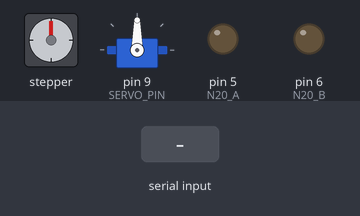
A sketch run on a simulated Arduino Uno, built with avr-gcc and run on an emulated ATmega328P. Parts: stepper motor, servo, output pins drawn as LEDs (lit = HIGH). Wiring (inferred from the names in the program): stepper motor driver (200 steps per turn assumed): step pin 3; direction pin 2; enable pin 8. Inputs (shaded band) come from the test bench. Pins used as bus, display or sensor lines are not drawn.

Above: at 1.2 s.
1.3 s: "<R,45>" received over Serial
At 1.45 s:
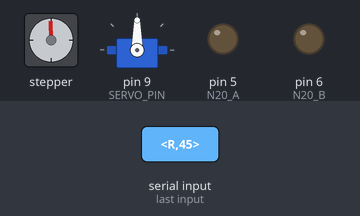
4.3 s: "<H,45>" received over Serial
At 4.46 s:
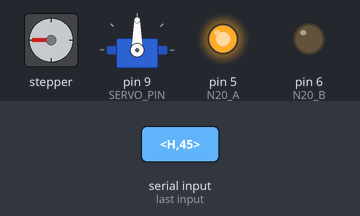
7.3 s: "<T,45>" received over Serial
At 7.47 s:
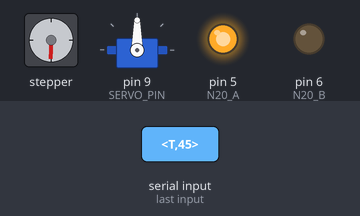
10.3 s: "<S,45>" received over Serial
At 10.6 s:
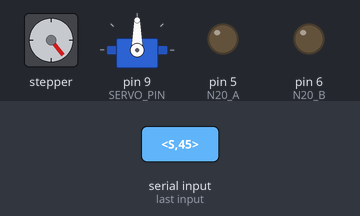
11.8 s: "<R,45>" received over Serial
At 11.95 s:
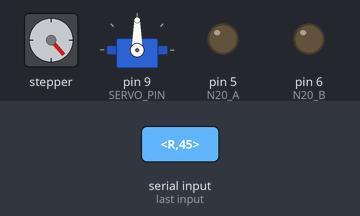
14.8 s: "<H,45>" received over Serial
At 14.96 s:
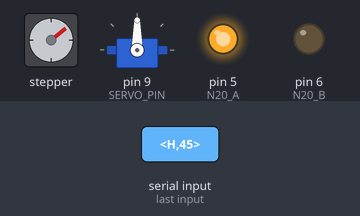
Timing chart, 0 to 24.1 s (numbered marks = the images above; inputs shaded):
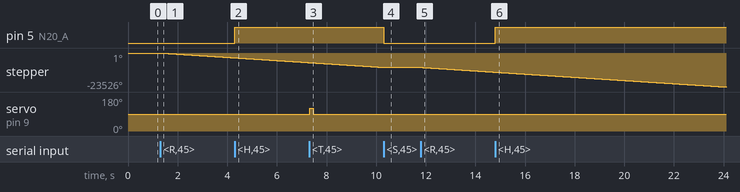

The sketch:

arduino_stand.ino
```cpp
#include <Servo.h>

const int N20_A = 5;
const int N20_B = 6;
const int STEP_PIN = 3;
const int DIR_PIN = 2;
const int SERVO_PIN = 9;
const int EN_PIN = 8;
Servo tiltServo;

int stepDirection = 0;  // 0=정지, 1=CW, -1=CCW

unsigned long servoStartTime = 0;
bool isServoMoving = false;

String inputString = "";
bool stringComplete = false;

void setup() {
  Serial.begin(115200);
  pinMode(N20_A, OUTPUT);
  pinMode(N20_B, OUTPUT);
  digitalWrite(N20_A, LOW);
  digitalWrite(N20_B, LOW);
  pinMode(STEP_PIN, OUTPUT);
  pinMode(DIR_PIN, OUTPUT);
  pinMode(EN_PIN, OUTPUT);
  digitalWrite(EN_PIN, LOW);
  tiltServo.attach(SERVO_PIN);
  tiltServo.write(90);
  inputString.reserve(200);
}

void loop() {
  if (stringComplete) {
    parseCommand(inputString);
    inputString = "";
    stringComplete = false;
  }
  updateStepper();
  checkServoStop();
}

void moveN20(int direction) {
  if (direction > 0) {
    digitalWrite(N20_A, HIGH);
    digitalWrite(N20_B, LOW);
  } else if (direction < 0) {
    digitalWrite(N20_A, LOW);
    digitalWrite(N20_B, HIGH);
  } else {
    digitalWrite(N20_A, LOW);
    digitalWrite(N20_B, LOW);
  }
}

void updateStepper() {
  if (stepDirection != 0) {
    digitalWrite(DIR_PIN, stepDirection > 0 ? LOW : HIGH);
    digitalWrite(STEP_PIN, HIGH);
    delayMicroseconds(800);
    digitalWrite(STEP_PIN, LOW);
    delayMicroseconds(800);
  }
}

void startPulseServo(int direction) {
  if (direction > 0) tiltServo.write(120);
  else if (direction < 0) tiltServo.write(60);
  servoStartTime = millis();
  isServoMoving = true;
}

void checkServoStop() {
  if (isServoMoving && (millis() - servoStartTime >= 150)) {
    tiltServo.write(90);
    isServoMoving = false;
  }
}

void serialEvent() {
  while (Serial.available()) {
    char inChar = (char)Serial.read();
    if (inChar == '>') {
      stringComplete = true;
    } else if (inChar != '<') {
      inputString += inChar;
    }
  }
}

void parseCommand(String cmd) {
  int commaIndex = cmd.indexOf(',');
  if (commaIndex == -1) return;
  char type = cmd.charAt(0);
  int value = cmd.substring(commaIndex + 1).toInt();

  switch (type) {
    case 'H': moveN20(value); break;
    case 'R':
      if (value > 0) stepDirection = 1;
      else if (value < 0) stepDirection = -1;
      else stepDirection = 0;
      break;
    case 'T': startPulseServo(value); break;
    case 'S':
      digitalWrite(N20_A, LOW);
      digitalWrite(N20_B, LOW);
      stepDirection = 0;
      tiltServo.write(90);
      break;
  }
}
```

Measured:
- after the input at 1.3 s, stepper: keeps turning counter-clockwise at about 1105°/s, starting at once
- after the input at 4.3 s, pin 5 (N20_A): LOW → HIGH at once
- after the input at 7.3 s, servo on pin 9 (SERVO_PIN): 90° → 120° at once, → 90° 0.15 s later
- after the input at 10.3 s, pin 5 (N20_A): HIGH → LOW at once
- after the input at 11.8 s, stepper: keeps turning counter-clockwise at about 1105°/s, starting at once
- after the input at 14.8 s, pin 5 (N20_A): LOW → HIGH at once
